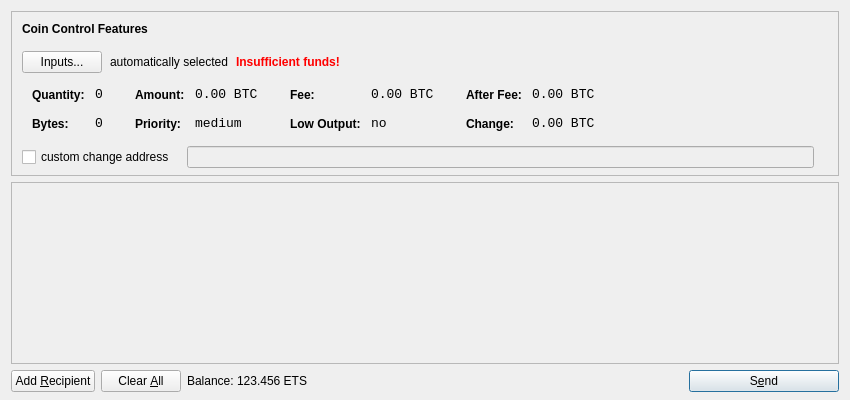
<?xml version="1.0" encoding="UTF-8"?>
<ui version="4.0">
 <class>SendCoinsDialog</class>
 <widget class="QDialog" name="SendCoinsDialog">
  <property name="geometry">
   <rect>
    <x>0</x>
    <y>0</y>
    <width>850</width>
    <height>400</height>
   </rect>
  </property>
  <property name="windowTitle">
   <string>Send Coins</string>
  </property>
  <layout class="QVBoxLayout" name="verticalLayout" stretch="0,1,0">
   <property name="bottomMargin">
    <number>8</number>
   </property>
   <item>
    <widget class="QFrame" name="frameCoinControl">
     <property name="sizePolicy">
      <sizepolicy hsizetype="Expanding" vsizetype="Expanding">
       <horstretch>0</horstretch>
       <verstretch>0</verstretch>
      </sizepolicy>
     </property>
     <property name="maximumSize">
      <size>
       <width>16777215</width>
       <height>16777215</height>
      </size>
     </property>
     <property name="frameShape">
      <enum>QFrame::StyledPanel</enum>
     </property>
     <property name="frameShadow">
      <enum>QFrame::Sunken</enum>
     </property>
     <layout class="QVBoxLayout" name="verticalLayoutCoinControl2">
      <property name="spacing">
       <number>-1</number>
      </property>
      <property name="leftMargin">
       <number>0</number>
      </property>
      <property name="topMargin">
       <number>0</number>
      </property>
      <property name="rightMargin">
       <number>0</number>
      </property>
      <property name="bottomMargin">
       <number>6</number>
      </property>
      <item>
       <layout class="QVBoxLayout" name="verticalLayoutCoinControl" stretch="0,0,0,0,1">
        <property name="spacing">
         <number>0</number>
        </property>
        <property name="leftMargin">
         <number>10</number>
        </property>
        <property name="topMargin">
         <number>10</number>
        </property>
        <item>
         <layout class="QHBoxLayout" name="horizontalLayoutCoinControl1">
          <property name="bottomMargin">
           <number>15</number>
          </property>
          <item>
           <widget class="QLabel" name="labelCoinControlFeatures">
            <property name="sizePolicy">
             <sizepolicy hsizetype="Preferred" vsizetype="Maximum">
              <horstretch>0</horstretch>
              <verstretch>0</verstretch>
             </sizepolicy>
            </property>
            <property name="font">
             <font>
              <weight>75</weight>
              <bold>true</bold>
             </font>
            </property>
            <property name="styleSheet">
             <string notr="true">font-weight:bold;</string>
            </property>
            <property name="text">
             <string>Coin Control Features</string>
            </property>
           </widget>
          </item>
         </layout>
        </item>
        <item>
         <layout class="QHBoxLayout" name="horizontalLayoutCoinControl2" stretch="0,0,0,0">
          <property name="spacing">
           <number>8</number>
          </property>
          <property name="bottomMargin">
           <number>10</number>
          </property>
          <item>
           <widget class="QPushButton" name="pushButtonCoinControl">
            <property name="styleSheet">
             <string notr="true"/>
            </property>
            <property name="text">
             <string>Inputs...</string>
            </property>
           </widget>
          </item>
          <item>
           <widget class="QLabel" name="labelCoinControlAutomaticallySelected">
            <property name="text">
             <string>automatically selected</string>
            </property>
            <property name="margin">
             <number>5</number>
            </property>
           </widget>
          </item>
          <item>
           <widget class="QLabel" name="labelCoinControlInsuffFunds">
            <property name="font">
             <font>
              <weight>75</weight>
              <bold>true</bold>
             </font>
            </property>
            <property name="styleSheet">
             <string notr="true">color:red;font-weight:bold;</string>
            </property>
            <property name="text">
             <string>Insufficient funds!</string>
            </property>
            <property name="margin">
             <number>5</number>
            </property>
           </widget>
          </item>
          <item>
           <spacer name="horizontalSpacerCoinControl">
            <property name="orientation">
             <enum>Qt::Horizontal</enum>
            </property>
            <property name="sizeHint" stdset="0">
             <size>
              <width>40</width>
              <height>1</height>
             </size>
            </property>
           </spacer>
          </item>
         </layout>
        </item>
        <item>
         <widget class="QWidget" name="widgetCoinControl" native="true">
          <property name="sizePolicy">
           <sizepolicy hsizetype="Preferred" vsizetype="Preferred">
            <horstretch>0</horstretch>
            <verstretch>0</verstretch>
           </sizepolicy>
          </property>
          <property name="minimumSize">
           <size>
            <width>0</width>
            <height>0</height>
           </size>
          </property>
          <property name="styleSheet">
           <string notr="true"/>
          </property>
          <layout class="QHBoxLayout" name="horizontalLayoutCoinControl5">
           <property name="margin">
            <number>0</number>
           </property>
           <item>
            <layout class="QHBoxLayout" name="horizontalLayoutCoinControl3" stretch="0,0,0,1">
             <property name="spacing">
              <number>20</number>
             </property>
             <property name="topMargin">
              <number>0</number>
             </property>
             <property name="bottomMargin">
              <number>10</number>
             </property>
             <item>
              <layout class="QFormLayout" name="formLayoutCoinControl1">
               <property name="horizontalSpacing">
                <number>10</number>
               </property>
               <property name="verticalSpacing">
                <number>14</number>
               </property>
               <property name="leftMargin">
                <number>10</number>
               </property>
               <property name="topMargin">
                <number>4</number>
               </property>
               <property name="rightMargin">
                <number>6</number>
               </property>
               <item row="0" column="0">
                <widget class="QLabel" name="labelCoinControlQuantityText">
                 <property name="styleSheet">
                  <string notr="true">font-weight:bold;</string>
                 </property>
                 <property name="text">
                  <string>Quantity:</string>
                 </property>
                 <property name="margin">
                  <number>0</number>
                 </property>
                </widget>
               </item>
               <item row="0" column="1">
                <widget class="QLabel" name="labelCoinControlQuantity">
                 <property name="font">
                  <font>
                   <family>Monospace</family>
                   <pointsize>10</pointsize>
                  </font>
                 </property>
                 <property name="cursor">
                  <cursorShape>IBeamCursor</cursorShape>
                 </property>
                 <property name="contextMenuPolicy">
                  <enum>Qt::ActionsContextMenu</enum>
                 </property>
                 <property name="text">
                  <string notr="true">0</string>
                 </property>
                 <property name="margin">
                  <number>0</number>
                 </property>
                 <property name="textInteractionFlags">
                  <set>Qt::LinksAccessibleByMouse|Qt::TextSelectableByKeyboard|Qt::TextSelectableByMouse</set>
                 </property>
                </widget>
               </item>
               <item row="1" column="0">
                <widget class="QLabel" name="labelCoinControlBytesText">
                 <property name="styleSheet">
                  <string notr="true">font-weight:bold;</string>
                 </property>
                 <property name="text">
                  <string>Bytes:</string>
                 </property>
                </widget>
               </item>
               <item row="1" column="1">
                <widget class="QLabel" name="labelCoinControlBytes">
                 <property name="font">
                  <font>
                   <family>Monospace</family>
                   <pointsize>10</pointsize>
                  </font>
                 </property>
                 <property name="cursor">
                  <cursorShape>IBeamCursor</cursorShape>
                 </property>
                 <property name="contextMenuPolicy">
                  <enum>Qt::ActionsContextMenu</enum>
                 </property>
                 <property name="text">
                  <string notr="true">0</string>
                 </property>
                 <property name="textInteractionFlags">
                  <set>Qt::LinksAccessibleByMouse|Qt::TextSelectableByKeyboard|Qt::TextSelectableByMouse</set>
                 </property>
                </widget>
               </item>
              </layout>
             </item>
             <item>
              <layout class="QFormLayout" name="formLayoutCoinControl2">
               <property name="horizontalSpacing">
                <number>10</number>
               </property>
               <property name="verticalSpacing">
                <number>14</number>
               </property>
               <property name="leftMargin">
                <number>6</number>
               </property>
               <property name="topMargin">
                <number>4</number>
               </property>
               <property name="rightMargin">
                <number>6</number>
               </property>
               <item row="0" column="0">
                <widget class="QLabel" name="labelCoinControlAmountText">
                 <property name="styleSheet">
                  <string notr="true">font-weight:bold;</string>
                 </property>
                 <property name="text">
                  <string>Amount:</string>
                 </property>
                 <property name="margin">
                  <number>0</number>
                 </property>
                </widget>
               </item>
               <item row="0" column="1">
                <widget class="QLabel" name="labelCoinControlAmount">
                 <property name="font">
                  <font>
                   <family>Monospace</family>
                   <pointsize>10</pointsize>
                  </font>
                 </property>
                 <property name="cursor">
                  <cursorShape>IBeamCursor</cursorShape>
                 </property>
                 <property name="contextMenuPolicy">
                  <enum>Qt::ActionsContextMenu</enum>
                 </property>
                 <property name="text">
                  <string notr="true">0.00 BTC</string>
                 </property>
                 <property name="textInteractionFlags">
                  <set>Qt::LinksAccessibleByMouse|Qt::TextSelectableByKeyboard|Qt::TextSelectableByMouse</set>
                 </property>
                </widget>
               </item>
               <item row="1" column="0">
                <widget class="QLabel" name="labelCoinControlPriorityText">
                 <property name="styleSheet">
                  <string notr="true">font-weight:bold;</string>
                 </property>
                 <property name="text">
                  <string>Priority:</string>
                 </property>
                </widget>
               </item>
               <item row="1" column="1">
                <widget class="QLabel" name="labelCoinControlPriority">
                 <property name="font">
                  <font>
                   <family>Monospace</family>
                   <pointsize>10</pointsize>
                  </font>
                 </property>
                 <property name="cursor">
                  <cursorShape>IBeamCursor</cursorShape>
                 </property>
                 <property name="contextMenuPolicy">
                  <enum>Qt::ActionsContextMenu</enum>
                 </property>
                 <property name="text">
                  <string>medium</string>
                 </property>
                 <property name="textInteractionFlags">
                  <set>Qt::LinksAccessibleByMouse|Qt::TextSelectableByKeyboard|Qt::TextSelectableByMouse</set>
                 </property>
                </widget>
               </item>
              </layout>
             </item>
             <item>
              <layout class="QFormLayout" name="formLayoutCoinControl3">
               <property name="horizontalSpacing">
                <number>10</number>
               </property>
               <property name="verticalSpacing">
                <number>14</number>
               </property>
               <property name="leftMargin">
                <number>6</number>
               </property>
               <property name="topMargin">
                <number>4</number>
               </property>
               <property name="rightMargin">
                <number>6</number>
               </property>
               <item row="0" column="0">
                <widget class="QLabel" name="labelCoinControlFeeText">
                 <property name="styleSheet">
                  <string notr="true">font-weight:bold;</string>
                 </property>
                 <property name="text">
                  <string>Fee:</string>
                 </property>
                 <property name="margin">
                  <number>0</number>
                 </property>
                </widget>
               </item>
               <item row="0" column="1">
                <widget class="QLabel" name="labelCoinControlFee">
                 <property name="font">
                  <font>
                   <family>Monospace</family>
                   <pointsize>10</pointsize>
                  </font>
                 </property>
                 <property name="cursor">
                  <cursorShape>IBeamCursor</cursorShape>
                 </property>
                 <property name="contextMenuPolicy">
                  <enum>Qt::ActionsContextMenu</enum>
                 </property>
                 <property name="text">
                  <string notr="true">0.00 BTC</string>
                 </property>
                 <property name="textInteractionFlags">
                  <set>Qt::LinksAccessibleByMouse|Qt::TextSelectableByKeyboard|Qt::TextSelectableByMouse</set>
                 </property>
                </widget>
               </item>
               <item row="1" column="0">
                <widget class="QLabel" name="labelCoinControlLowOutputText">
                 <property name="styleSheet">
                  <string notr="true">font-weight:bold;</string>
                 </property>
                 <property name="text">
                  <string>Low Output:</string>
                 </property>
                </widget>
               </item>
               <item row="1" column="1">
                <widget class="QLabel" name="labelCoinControlLowOutput">
                 <property name="font">
                  <font>
                   <family>Monospace</family>
                   <pointsize>10</pointsize>
                  </font>
                 </property>
                 <property name="cursor">
                  <cursorShape>IBeamCursor</cursorShape>
                 </property>
                 <property name="contextMenuPolicy">
                  <enum>Qt::ActionsContextMenu</enum>
                 </property>
                 <property name="text">
                  <string>no</string>
                 </property>
                 <property name="textInteractionFlags">
                  <set>Qt::LinksAccessibleByMouse|Qt::TextSelectableByKeyboard|Qt::TextSelectableByMouse</set>
                 </property>
                </widget>
               </item>
              </layout>
             </item>
             <item>
              <layout class="QFormLayout" name="formLayoutCoinControl4">
               <property name="horizontalSpacing">
                <number>10</number>
               </property>
               <property name="verticalSpacing">
                <number>14</number>
               </property>
               <property name="leftMargin">
                <number>6</number>
               </property>
               <property name="topMargin">
                <number>4</number>
               </property>
               <property name="rightMargin">
                <number>6</number>
               </property>
               <item row="0" column="0">
                <widget class="QLabel" name="labelCoinControlAfterFeeText">
                 <property name="styleSheet">
                  <string notr="true">font-weight:bold;</string>
                 </property>
                 <property name="text">
                  <string>After Fee:</string>
                 </property>
                 <property name="margin">
                  <number>0</number>
                 </property>
                </widget>
               </item>
               <item row="0" column="1">
                <widget class="QLabel" name="labelCoinControlAfterFee">
                 <property name="font">
                  <font>
                   <family>Monospace</family>
                   <pointsize>10</pointsize>
                  </font>
                 </property>
                 <property name="cursor">
                  <cursorShape>IBeamCursor</cursorShape>
                 </property>
                 <property name="contextMenuPolicy">
                  <enum>Qt::ActionsContextMenu</enum>
                 </property>
                 <property name="text">
                  <string notr="true">0.00 BTC</string>
                 </property>
                 <property name="textInteractionFlags">
                  <set>Qt::LinksAccessibleByMouse|Qt::TextSelectableByKeyboard|Qt::TextSelectableByMouse</set>
                 </property>
                </widget>
               </item>
               <item row="1" column="0">
                <widget class="QLabel" name="labelCoinControlChangeText">
                 <property name="styleSheet">
                  <string notr="true">font-weight:bold;</string>
                 </property>
                 <property name="text">
                  <string>Change:</string>
                 </property>
                </widget>
               </item>
               <item row="1" column="1">
                <widget class="QLabel" name="labelCoinControlChange">
                 <property name="font">
                  <font>
                   <family>Monospace</family>
                   <pointsize>10</pointsize>
                  </font>
                 </property>
                 <property name="cursor">
                  <cursorShape>IBeamCursor</cursorShape>
                 </property>
                 <property name="contextMenuPolicy">
                  <enum>Qt::ActionsContextMenu</enum>
                 </property>
                 <property name="text">
                  <string notr="true">0.00 BTC</string>
                 </property>
                 <property name="textInteractionFlags">
                  <set>Qt::LinksAccessibleByMouse|Qt::TextSelectableByKeyboard|Qt::TextSelectableByMouse</set>
                 </property>
                </widget>
               </item>
              </layout>
             </item>
            </layout>
           </item>
          </layout>
         </widget>
        </item>
        <item>
         <layout class="QHBoxLayout" name="horizontalLayoutCoinControl4" stretch="0,0,0">
          <property name="spacing">
           <number>12</number>
          </property>
          <property name="sizeConstraint">
           <enum>QLayout::SetDefaultConstraint</enum>
          </property>
          <property name="topMargin">
           <number>5</number>
          </property>
          <property name="rightMargin">
           <number>5</number>
          </property>
          <item>
           <widget class="QCheckBox" name="checkBoxCoinControlChange">
            <property name="text">
             <string>custom change address</string>
            </property>
           </widget>
          </item>
          <item>
           <widget class="QLineEdit" name="lineEditCoinControlChange">
            <property name="enabled">
             <bool>false</bool>
            </property>
            <property name="sizePolicy">
             <sizepolicy hsizetype="Expanding" vsizetype="Fixed">
              <horstretch>0</horstretch>
              <verstretch>0</verstretch>
             </sizepolicy>
            </property>
           </widget>
          </item>
          <item>
           <widget class="QLabel" name="labelCoinControlChangeLabel">
            <property name="sizePolicy">
             <sizepolicy hsizetype="Preferred" vsizetype="Expanding">
              <horstretch>0</horstretch>
              <verstretch>0</verstretch>
             </sizepolicy>
            </property>
            <property name="minimumSize">
             <size>
              <width>0</width>
              <height>0</height>
             </size>
            </property>
            <property name="text">
             <string/>
            </property>
            <property name="margin">
             <number>3</number>
            </property>
           </widget>
          </item>
         </layout>
        </item>
        <item>
         <spacer name="verticalSpacerCoinControl">
          <property name="orientation">
           <enum>Qt::Vertical</enum>
          </property>
          <property name="sizeHint" stdset="0">
           <size>
            <width>800</width>
            <height>1</height>
           </size>
          </property>
         </spacer>
        </item>
       </layout>
      </item>
     </layout>
    </widget>
   </item>
   <item>
    <widget class="QScrollArea" name="scrollArea">
     <property name="widgetResizable">
      <bool>true</bool>
     </property>
     <widget class="QWidget" name="scrollAreaWidgetContents">
      <property name="geometry">
       <rect>
        <x>0</x>
        <y>0</y>
        <width>830</width>
        <height>165</height>
       </rect>
      </property>
      <layout class="QVBoxLayout" name="verticalLayout_2">
       <property name="margin">
        <number>0</number>
       </property>
       <item>
        <layout class="QVBoxLayout" name="entries">
         <property name="spacing">
          <number>6</number>
         </property>
        </layout>
       </item>
       <item>
        <spacer name="verticalSpacer">
         <property name="orientation">
          <enum>Qt::Vertical</enum>
         </property>
         <property name="sizeHint" stdset="0">
          <size>
           <width>20</width>
           <height>40</height>
          </size>
         </property>
        </spacer>
       </item>
      </layout>
     </widget>
    </widget>
   </item>
   <item>
    <layout class="QHBoxLayout" name="horizontalLayout">
     <item>
      <widget class="QPushButton" name="addButton">
       <property name="toolTip">
        <string>Send to multiple recipients at once</string>
       </property>
       <property name="text">
        <string>Add &amp;Recipient</string>
       </property>
       <property name="icon">
        <iconset resource="../bitcoin.qrc">
         <normaloff>:/icons/add</normaloff>:/icons/add</iconset>
       </property>
       <property name="autoDefault">
        <bool>false</bool>
       </property>
      </widget>
     </item>
     <item>
      <widget class="QPushButton" name="clearButton">
       <property name="sizePolicy">
        <sizepolicy hsizetype="Minimum" vsizetype="Fixed">
         <horstretch>0</horstretch>
         <verstretch>0</verstretch>
        </sizepolicy>
       </property>
       <property name="toolTip">
        <string>Remove all transaction fields</string>
       </property>
       <property name="text">
        <string>Clear &amp;All</string>
       </property>
       <property name="icon">
        <iconset resource="../bitcoin.qrc">
         <normaloff>:/icons/remove</normaloff>:/icons/remove</iconset>
       </property>
       <property name="autoRepeatDelay">
        <number>300</number>
       </property>
       <property name="autoDefault">
        <bool>false</bool>
       </property>
      </widget>
     </item>
     <item>
      <layout class="QHBoxLayout" name="horizontalLayout_2">
       <property name="spacing">
        <number>3</number>
       </property>
       <item>
        <widget class="QLabel" name="label">
         <property name="text">
          <string>Balance:</string>
         </property>
        </widget>
       </item>
       <item>
        <widget class="QLabel" name="labelBalance">
         <property name="cursor">
          <cursorShape>IBeamCursor</cursorShape>
         </property>
         <property name="text">
          <string>123.456 ETS</string>
         </property>
         <property name="textInteractionFlags">
          <set>Qt::LinksAccessibleByMouse|Qt::TextSelectableByKeyboard|Qt::TextSelectableByMouse</set>
         </property>
        </widget>
       </item>
      </layout>
     </item>
     <item>
      <spacer name="horizontalSpacer">
       <property name="orientation">
        <enum>Qt::Horizontal</enum>
       </property>
       <property name="sizeHint" stdset="0">
        <size>
         <width>40</width>
         <height>20</height>
        </size>
       </property>
      </spacer>
     </item>
     <item>
      <widget class="QPushButton" name="sendButton">
       <property name="minimumSize">
        <size>
         <width>150</width>
         <height>0</height>
        </size>
       </property>
       <property name="toolTip">
        <string>Confirm the send action</string>
       </property>
       <property name="text">
        <string>S&amp;end</string>
       </property>
       <property name="icon">
        <iconset resource="../bitcoin.qrc">
         <normaloff>:/icons/send</normaloff>:/icons/send</iconset>
       </property>
       <property name="default">
        <bool>true</bool>
       </property>
      </widget>
     </item>
    </layout>
   </item>
  </layout>
 </widget>
 <resources>
  <include location="../bitcoin.qrc"/>
 </resources>
 <connections/>
</ui>
